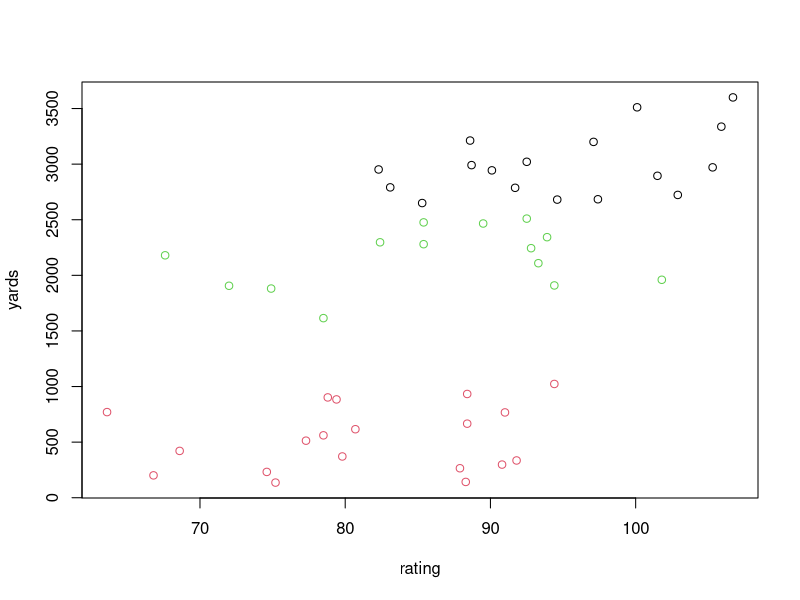
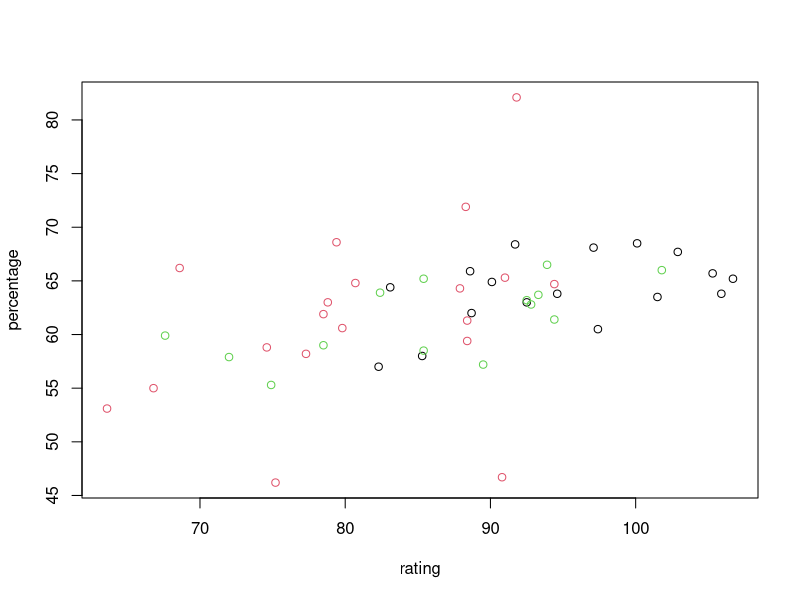
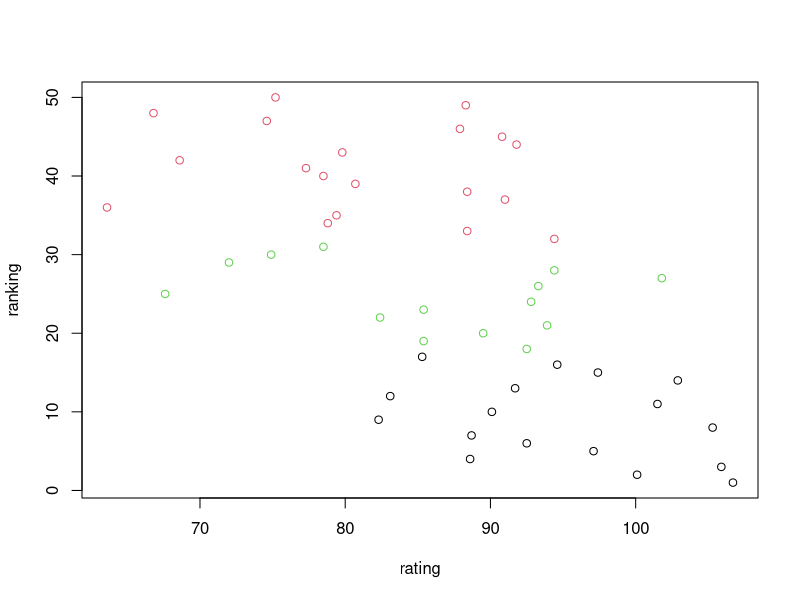
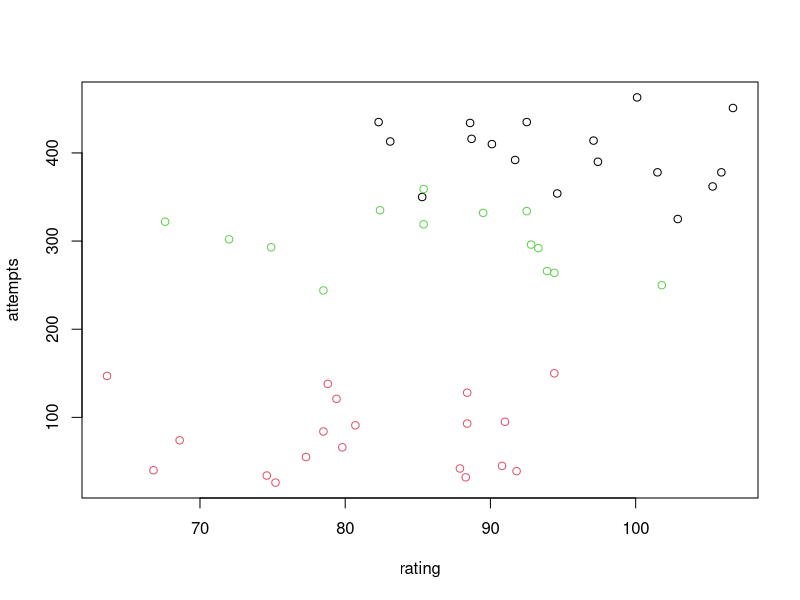
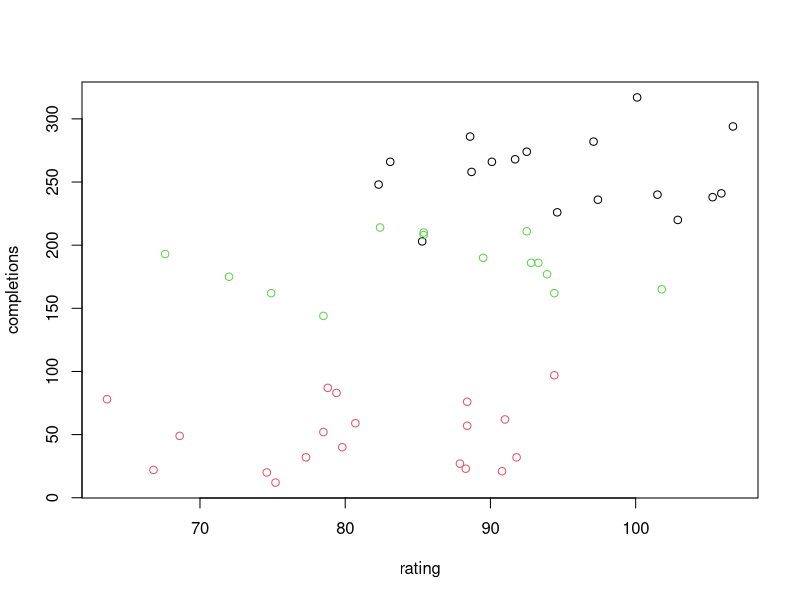
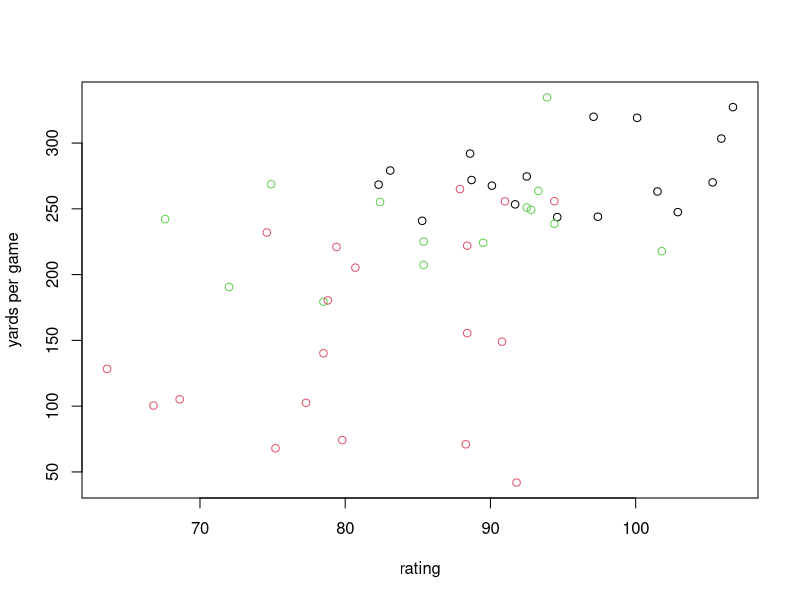
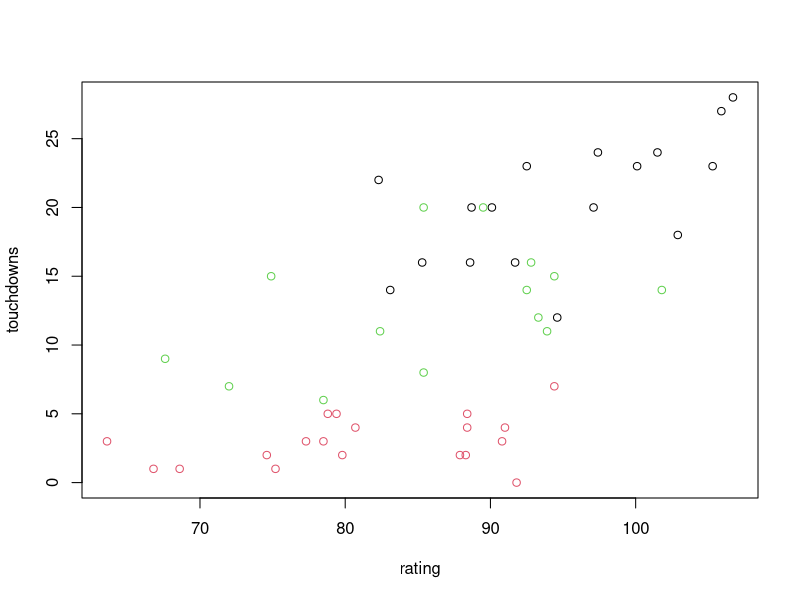
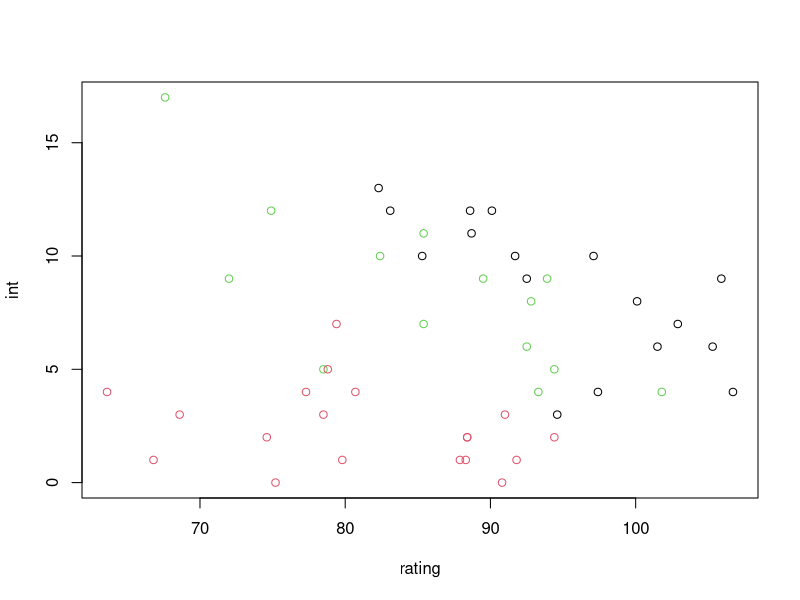

Reproduce these figures in R, in order.
setwd("/Users/worshamn/Dropbox/Documents/Regis/MSDS650/week7/")
passing <- read.csv("nflpassing_names.csv",sep = '\t')
playernames <- passing[,1]
passing <- passing[,-1]
rownames(passing) <- playernames
#remove team and postition
passing <- passing[,-2]
passing <- passing[,-2]
head(passing)
km <-kmeans(passing[,1:17], 3, iter.max=1000, nstart=10000)
plot(passing[,17], passing[,6], col=km$cluster, xlab = 'rating',ylab = 'yards')
plot(passing[,17], passing[,4], col=km$cluster, xlab = 'rating',ylab = 'percentage')
plot(passing[,17], passing[,1], col=km$cluster, xlab = 'rating',ylab = 'ranking')
plot(passing[,17], passing[,3], col=km$cluster, xlab = 'rating',ylab = 'attempts')
plot(passing[,17], passing[,2], col=km$cluster, xlab = 'rating',ylab = 'completions')
plot(passing[,17], passing[,8], col=km$cluster, xlab = 'rating',ylab = 'yards per game')
plot(passing[,17], passing[,9], col=km$cluster, xlab = 'rating',ylab = 'touchdowns')
plot(passing[,17], passing[,10], col=km$cluster, xlab = 'rating',ylab = 'int')
plot(passing[,1], passing[,10], col=km$cluster, xlab = 'ranking',ylab = 'int')
plot(passing[,17], passing[,16], col=km$cluster, xlab = 'rating',ylab = 'sacks')
plot(passing[,9], passing[,16], col=km$cluster, xlab = 'touchdowns',ylab = 'sacks')
plot(passing[,1], passing[,16], col=km$cluster, xlab = 'ranking',ylab = 'sacks')
plot(passing[,10], passing[,16], col=km$cluster, xlab = 'int',ylab = 'sacks')
plot(passing[,1], passing[,9], col=km$cluster, xlab = 'ranking',ylab = 'touchdowns')
plot(passing[,1], passing[,13], col=km$cluster, xlab = 'ranking',ylab = 'long')
plot(passing[,1], passing[,11], col=km$cluster, xlab = 'ranking',ylab = 'firstdowns')
plot(passing[,17], passing[,11], col=km$cluster, xlab = 'rating',ylab = 'firstdowns')
plot(passing[,6], passing[,11], col=km$cluster, xlab = 'yards',ylab = 'firstdowns')
plot(passing[,9], passing[,11], col=km$cluster, xlab = 'touchdowns',ylab = 'firstdowns')
plot(passing[,16], passing[,11], col=km$cluster, xlab = 'sacks',ylab = 'firstdowns')
plot(passing[,10], passing[,11], col=km$cluster, xlab = 'int',ylab = 'firstdowns')
plot(passing[,10], passing[,4], col=km$cluster, xlab = 'int',ylab = 'compPct')
plot(passing[,1], passing[,4], col=km$cluster, xlab = 'ranking',ylab = 'compPct')
plot(passing[,17], passing[,4], col=km$cluster, xlab = 'rating',ylab = 'compPct')
plot(passing[,10], passing[,9], col=km$cluster, xlab = 'int',ylab = 'touchdowns')
newpassing <- data.frame(passing[,1:9],-passing[,10],passing[,11:15],-passing[,16],passing[,17])
head(newpassing)
km <-kmeans(newpassing[,1:17], 3, iter.max=1000, nstart=10000)
plot(newpassing[,17], newpassing[,6], col=km$cluster, xlab = 'rating',ylab = 'yards')
